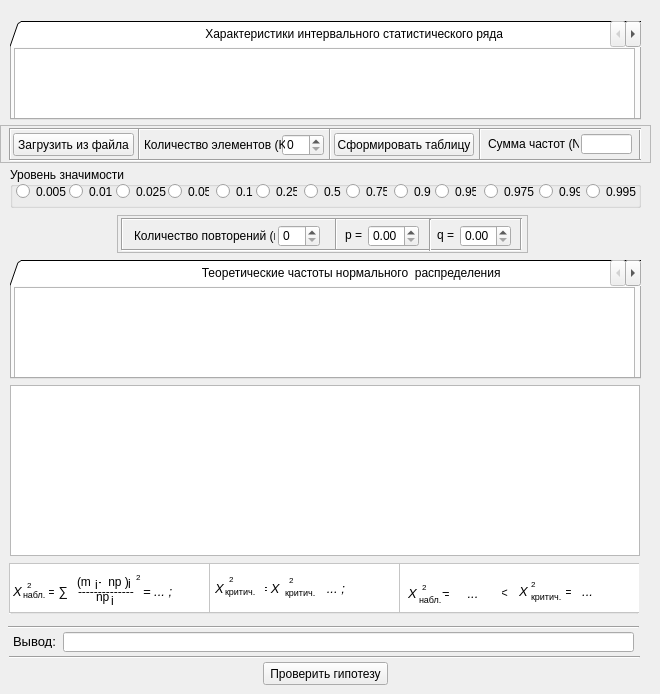
    <widget class="QWidget" name="page_9">
     <widget class="QTabWidget" name="tabWidget_11">
      <property name="geometry">
       <rect>
        <x>10</x>
        <y>21</y>
        <width>631</width>
        <height>99</height>
       </rect>
      </property>
      <property name="tabShape">
       <enum>QTabWidget::Triangular</enum>
      </property>
      <property name="currentIndex">
       <number>0</number>
      </property>
      <widget class="QWidget" name="tab_12">
       <attribute name="title">
        <string>                                                       Характеристики интервального статистического ряда                                                      </string>
       </attribute>
       <widget class="QTableWidget" name="Table_for_Binomial_Distribution">
        <property name="geometry">
         <rect>
          <x>2</x>
          <y>1</y>
          <width>621</width>
          <height>78</height>
         </rect>
        </property>
        <property name="styleSheet">
         <string notr="true">selection-color: rgb(0, 0, 0);
selection-background-color: rgb(255, 255, 255);</string>
        </property>
        <attribute name="horizontalHeaderVisible">
         <bool>false</bool>
        </attribute>
        <attribute name="horizontalHeaderDefaultSectionSize">
         <number>85</number>
        </attribute>
        <attribute name="verticalHeaderVisible">
         <bool>false</bool>
        </attribute>
        <attribute name="verticalHeaderDefaultSectionSize">
         <number>20</number>
        </attribute>
       </widget>
      </widget>
     </widget>
     <widget class="QFrame" name="frame_23">
      <property name="geometry">
       <rect>
        <x>0</x>
        <y>125</y>
        <width>651</width>
        <height>38</height>
       </rect>
      </property>
      <property name="frameShape">
       <enum>QFrame::StyledPanel</enum>
      </property>
      <property name="frameShadow">
       <enum>QFrame::Raised</enum>
      </property>
      <widget class="Line" name="line_171">
       <property name="geometry">
        <rect>
         <x>0</x>
         <y>3</y>
         <width>20</width>
         <height>32</height>
        </rect>
       </property>
       <property name="orientation">
        <enum>Qt::Vertical</enum>
       </property>
      </widget>
      <widget class="Line" name="line_172">
       <property name="geometry">
        <rect>
         <x>630</x>
         <y>3</y>
         <width>20</width>
         <height>32</height>
        </rect>
       </property>
       <property name="orientation">
        <enum>Qt::Vertical</enum>
       </property>
      </widget>
      <widget class="Line" name="line_181">
       <property name="geometry">
        <rect>
         <x>10</x>
         <y>-4</y>
         <width>631</width>
         <height>16</height>
        </rect>
       </property>
       <property name="orientation">
        <enum>Qt::Horizontal</enum>
       </property>
      </widget>
      <widget class="Line" name="line_182">
       <property name="geometry">
        <rect>
         <x>10</x>
         <y>27</y>
         <width>631</width>
         <height>16</height>
        </rect>
       </property>
       <property name="orientation">
        <enum>Qt::Horizontal</enum>
       </property>
      </widget>
      <widget class="Line" name="line_183">
       <property name="geometry">
        <rect>
         <x>129</x>
         <y>3</y>
         <width>20</width>
         <height>32</height>
        </rect>
       </property>
       <property name="orientation">
        <enum>Qt::Vertical</enum>
       </property>
      </widget>
      <widget class="Line" name="line_184">
       <property name="geometry">
        <rect>
         <x>470</x>
         <y>3</y>
         <width>20</width>
         <height>32</height>
        </rect>
       </property>
       <property name="orientation">
        <enum>Qt::Vertical</enum>
       </property>
      </widget>
      <widget class="Line" name="line_185">
       <property name="geometry">
        <rect>
         <x>320</x>
         <y>3</y>
         <width>20</width>
         <height>32</height>
        </rect>
       </property>
       <property name="orientation">
        <enum>Qt::Vertical</enum>
       </property>
      </widget>
      <widget class="QPushButton" name="Load_Button_for_Binomial_Distribution">
       <property name="geometry">
        <rect>
         <x>13</x>
         <y>8</y>
         <width>121</width>
         <height>23</height>
        </rect>
       </property>
       <property name="text">
        <string>Загрузить из файла</string>
       </property>
      </widget>
      <widget class="QSpinBox" name="Count_for_Binomial_Distribution">
       <property name="geometry">
        <rect>
         <x>282</x>
         <y>9</y>
         <width>42</width>
         <height>22</height>
        </rect>
       </property>
       <property name="maximum">
        <number>99999</number>
       </property>
      </widget>
      <widget class="QLabel" name="label_128">
       <property name="geometry">
        <rect>
         <x>144</x>
         <y>12</y>
         <width>141</width>
         <height>16</height>
        </rect>
       </property>
       <property name="text">
        <string>Количество элементов (K)</string>
       </property>
      </widget>
      <widget class="QPushButton" name="Create_Table_for_Binomial_Distribution">
       <property name="geometry">
        <rect>
         <x>334</x>
         <y>8</y>
         <width>140</width>
         <height>23</height>
        </rect>
       </property>
       <property name="text">
        <string>Сформировать таблицу</string>
       </property>
      </widget>
      <widget class="QLineEdit" name="Sum_for_Binomial_Distribution">
       <property name="geometry">
        <rect>
         <x>581</x>
         <y>9</y>
         <width>51</width>
         <height>20</height>
        </rect>
       </property>
       <property name="readOnly">
        <bool>false</bool>
       </property>
      </widget>
      <widget class="QLabel" name="label_129">
       <property name="geometry">
        <rect>
         <x>488</x>
         <y>9</y>
         <width>91</width>
         <height>20</height>
        </rect>
       </property>
       <property name="text">
        <string>Сумма частот (N)</string>
       </property>
      </widget>
     </widget>
     <widget class="QGroupBox" name="groupBox_9">
      <property name="geometry">
       <rect>
        <x>10</x>
        <y>167</y>
        <width>631</width>
        <height>41</height>
       </rect>
      </property>
      <property name="title">
       <string>Уровень значимости</string>
      </property>
      <widget class="QRadioButton" name="Significance_Level_2_Page_3_Point_2">
       <property name="geometry">
        <rect>
         <x>59</x>
         <y>16</y>
         <width>51</width>
         <height>17</height>
        </rect>
       </property>
       <property name="text">
        <string>0.01</string>
       </property>
      </widget>
      <widget class="QRadioButton" name="Significance_Level_6_Page_3_Point_2">
       <property name="geometry">
        <rect>
         <x>246</x>
         <y>16</y>
         <width>41</width>
         <height>17</height>
        </rect>
       </property>
       <property name="text">
        <string>0.25</string>
       </property>
      </widget>
      <widget class="QRadioButton" name="Significance_Level_4_Page_3_Point_2">
       <property name="geometry">
        <rect>
         <x>158</x>
         <y>16</y>
         <width>41</width>
         <height>17</height>
        </rect>
       </property>
       <property name="text">
        <string>0.05</string>
       </property>
      </widget>
      <widget class="QRadioButton" name="Significance_Level_10_Page_3_Point_2">
       <property name="geometry">
        <rect>
         <x>425</x>
         <y>16</y>
         <width>41</width>
         <height>17</height>
        </rect>
       </property>
       <property name="text">
        <string>0.95</string>
       </property>
      </widget>
      <widget class="QRadioButton" name="Significance_Level_5_Page_3_Point_2">
       <property name="geometry">
        <rect>
         <x>206</x>
         <y>16</y>
         <width>41</width>
         <height>17</height>
        </rect>
       </property>
       <property name="text">
        <string>0.1</string>
       </property>
      </widget>
      <widget class="QRadioButton" name="Significance_Level_11_Page_3_Point_2">
       <property name="geometry">
        <rect>
         <x>474</x>
         <y>16</y>
         <width>51</width>
         <height>17</height>
        </rect>
       </property>
       <property name="text">
        <string>0.975</string>
       </property>
      </widget>
      <widget class="QRadioButton" name="Significance_Level_1_Page_3_Point_2">
       <property name="geometry">
        <rect>
         <x>6</x>
         <y>16</y>
         <width>51</width>
         <height>17</height>
        </rect>
       </property>
       <property name="text">
        <string>0.005</string>
       </property>
      </widget>
      <widget class="QRadioButton" name="Significance_Level_3_Page_3_Point_2">
       <property name="geometry">
        <rect>
         <x>106</x>
         <y>16</y>
         <width>51</width>
         <height>17</height>
        </rect>
       </property>
       <property name="text">
        <string>0.025</string>
       </property>
      </widget>
      <widget class="QRadioButton" name="Significance_Level_7_Page_3_Point_2">
       <property name="geometry">
        <rect>
         <x>294</x>
         <y>16</y>
         <width>41</width>
         <height>17</height>
        </rect>
       </property>
       <property name="text">
        <string>0.5</string>
       </property>
      </widget>
      <widget class="QRadioButton" name="Significance_Level_8_Page_3_Point_2">
       <property name="geometry">
        <rect>
         <x>336</x>
         <y>16</y>
         <width>41</width>
         <height>17</height>
        </rect>
       </property>
       <property name="text">
        <string>0.75</string>
       </property>
      </widget>
      <widget class="QRadioButton" name="Significance_Level_9_Page_3_Point_2">
       <property name="geometry">
        <rect>
         <x>384</x>
         <y>16</y>
         <width>41</width>
         <height>17</height>
        </rect>
       </property>
       <property name="text">
        <string>0.9</string>
       </property>
      </widget>
      <widget class="QRadioButton" name="Significance_Level_12_Page_3_Point_2">
       <property name="geometry">
        <rect>
         <x>529</x>
         <y>16</y>
         <width>41</width>
         <height>17</height>
        </rect>
       </property>
       <property name="text">
        <string>0.99</string>
       </property>
      </widget>
      <widget class="QRadioButton" name="Significance_Level_13_Page_3_Point_2">
       <property name="geometry">
        <rect>
         <x>576</x>
         <y>16</y>
         <width>51</width>
         <height>17</height>
        </rect>
       </property>
       <property name="text">
        <string>0.995</string>
       </property>
      </widget>
     </widget>
     <widget class="QFrame" name="frame_24">
      <property name="geometry">
       <rect>
        <x>117</x>
        <y>215</y>
        <width>411</width>
        <height>38</height>
       </rect>
      </property>
      <property name="frameShape">
       <enum>QFrame::StyledPanel</enum>
      </property>
      <property name="frameShadow">
       <enum>QFrame::Raised</enum>
      </property>
      <widget class="Line" name="line_186">
       <property name="geometry">
        <rect>
         <x>-5</x>
         <y>3</y>
         <width>20</width>
         <height>32</height>
        </rect>
       </property>
       <property name="orientation">
        <enum>Qt::Vertical</enum>
       </property>
      </widget>
      <widget class="Line" name="line_187">
       <property name="geometry">
        <rect>
         <x>394</x>
         <y>3</y>
         <width>20</width>
         <height>32</height>
        </rect>
       </property>
       <property name="orientation">
        <enum>Qt::Vertical</enum>
       </property>
      </widget>
      <widget class="Line" name="line_188">
       <property name="geometry">
        <rect>
         <x>5</x>
         <y>-4</y>
         <width>399</width>
         <height>16</height>
        </rect>
       </property>
       <property name="orientation">
        <enum>Qt::Horizontal</enum>
       </property>
      </widget>
      <widget class="Line" name="line_189">
       <property name="geometry">
        <rect>
         <x>5</x>
         <y>27</y>
         <width>399</width>
         <height>16</height>
        </rect>
       </property>
       <property name="orientation">
        <enum>Qt::Horizontal</enum>
       </property>
      </widget>
      <widget class="Line" name="line_190">
       <property name="geometry">
        <rect>
         <x>303</x>
         <y>4</y>
         <width>20</width>
         <height>32</height>
        </rect>
       </property>
       <property name="orientation">
        <enum>Qt::Vertical</enum>
       </property>
      </widget>
      <widget class="Line" name="line_191">
       <property name="geometry">
        <rect>
         <x>209</x>
         <y>3</y>
         <width>20</width>
         <height>32</height>
        </rect>
       </property>
       <property name="orientation">
        <enum>Qt::Vertical</enum>
       </property>
      </widget>
      <widget class="QSpinBox" name="n">
       <property name="geometry">
        <rect>
         <x>161</x>
         <y>10</y>
         <width>42</width>
         <height>22</height>
        </rect>
       </property>
       <property name="maximum">
        <number>99999</number>
       </property>
      </widget>
      <widget class="QLabel" name="label_130">
       <property name="geometry">
        <rect>
         <x>17</x>
         <y>13</y>
         <width>141</width>
         <height>16</height>
        </rect>
       </property>
       <property name="text">
        <string>Количество повторений (n)</string>
       </property>
      </widget>
      <widget class="QDoubleSpinBox" name="p">
       <property name="geometry">
        <rect>
         <x>251</x>
         <y>10</y>
         <width>51</width>
         <height>22</height>
        </rect>
       </property>
       <property name="maximum">
        <double>1.000000000000000</double>
       </property>
       <property name="singleStep">
        <double>0.020000000000000</double>
       </property>
      </widget>
      <widget class="QLabel" name="label_131">
       <property name="geometry">
        <rect>
         <x>228</x>
         <y>10</y>
         <width>21</width>
         <height>20</height>
        </rect>
       </property>
       <property name="text">
        <string>p =</string>
       </property>
      </widget>
      <widget class="QDoubleSpinBox" name="q">
       <property name="geometry">
        <rect>
         <x>343</x>
         <y>10</y>
         <width>51</width>
         <height>22</height>
        </rect>
       </property>
       <property name="maximum">
        <double>1.000000000000000</double>
       </property>
       <property name="singleStep">
        <double>0.020000000000000</double>
       </property>
      </widget>
      <widget class="QLabel" name="label_132">
       <property name="geometry">
        <rect>
         <x>320</x>
         <y>10</y>
         <width>21</width>
         <height>20</height>
        </rect>
       </property>
       <property name="text">
        <string>q =</string>
       </property>
      </widget>
     </widget>
     <widget class="Line" name="line_24">
      <property name="geometry">
       <rect>
        <x>8</x>
        <y>617</y>
        <width>631</width>
        <height>20</height>
       </rect>
      </property>
      <property name="orientation">
       <enum>Qt::Horizontal</enum>
      </property>
     </widget>
     <widget class="Line" name="line_25">
      <property name="geometry">
       <rect>
        <x>9</x>
        <y>647</y>
        <width>631</width>
        <height>20</height>
       </rect>
      </property>
      <property name="orientation">
       <enum>Qt::Horizontal</enum>
      </property>
     </widget>
     <widget class="QGroupBox" name="groupBox_10">
      <property name="geometry">
       <rect>
        <x>9</x>
        <y>563</y>
        <width>630</width>
        <height>51</height>
       </rect>
      </property>
      <property name="styleSheet">
       <string notr="true">background-color: rgb(255, 255, 255);</string>
      </property>
      <property name="title">
       <string/>
      </property>
      <widget class="QFrame" name="frame_28">
       <property name="geometry">
        <rect>
         <x>390</x>
         <y>0</y>
         <width>241</width>
         <height>50</height>
        </rect>
       </property>
       <property name="frameShape">
        <enum>QFrame::StyledPanel</enum>
       </property>
       <property name="frameShadow">
        <enum>QFrame::Raised</enum>
       </property>
       <widget class="QLabel" name="label_181">
        <property name="geometry">
         <rect>
          <x>120</x>
          <y>20</y>
          <width>111</width>
          <height>16</height>
         </rect>
        </property>
        <property name="font">
         <font>
          <pointsize>10</pointsize>
          <italic>true</italic>
         </font>
        </property>
        <property name="text">
         <string>X          =   ...</string>
        </property>
       </widget>
       <widget class="QLabel" name="label_182">
        <property name="geometry">
         <rect>
          <x>101</x>
          <y>22</y>
          <width>18</width>
          <height>16</height>
         </rect>
        </property>
        <property name="font">
         <font>
          <pointsize>10</pointsize>
          <italic>true</italic>
         </font>
        </property>
        <property name="text">
         <string>&lt;</string>
        </property>
       </widget>
       <widget class="QLabel" name="label_183">
        <property name="geometry">
         <rect>
          <x>132</x>
          <y>15</y>
          <width>6</width>
          <height>12</height>
         </rect>
        </property>
        <property name="font">
         <font>
          <pointsize>6</pointsize>
         </font>
        </property>
        <property name="text">
         <string>2</string>
        </property>
       </widget>
       <widget class="QLabel" name="label_184">
        <property name="geometry">
         <rect>
          <x>23</x>
          <y>18</y>
          <width>6</width>
          <height>12</height>
         </rect>
        </property>
        <property name="font">
         <font>
          <pointsize>6</pointsize>
         </font>
        </property>
        <property name="text">
         <string>2</string>
        </property>
       </widget>
       <widget class="QLabel" name="label_185">
        <property name="geometry">
         <rect>
          <x>132</x>
          <y>27</y>
          <width>35</width>
          <height>12</height>
         </rect>
        </property>
        <property name="font">
         <font>
          <pointsize>7</pointsize>
         </font>
        </property>
        <property name="text">
         <string>критич.</string>
        </property>
       </widget>
       <widget class="QLabel" name="label_186">
        <property name="geometry">
         <rect>
          <x>9</x>
          <y>22</y>
          <width>94</width>
          <height>16</height>
         </rect>
        </property>
        <property name="font">
         <font>
          <pointsize>10</pointsize>
          <italic>true</italic>
         </font>
        </property>
        <property name="text">
         <string>X       =     ...</string>
        </property>
       </widget>
       <widget class="QLabel" name="label_191">
        <property name="geometry">
         <rect>
          <x>20</x>
          <y>30</y>
          <width>26</width>
          <height>12</height>
         </rect>
        </property>
        <property name="font">
         <font>
          <pointsize>7</pointsize>
         </font>
        </property>
        <property name="text">
         <string>набл.</string>
        </property>
       </widget>
       <zorder>label_181</zorder>
       <zorder>label_182</zorder>
       <zorder>label_185</zorder>
       <zorder>label_186</zorder>
       <zorder>label_191</zorder>
       <zorder>label_183</zorder>
       <zorder>label_184</zorder>
      </widget>
      <widget class="QFrame" name="frame_29">
       <property name="geometry">
        <rect>
         <x>0</x>
         <y>0</y>
         <width>201</width>
         <height>50</height>
        </rect>
       </property>
       <property name="frameShape">
        <enum>QFrame::StyledPanel</enum>
       </property>
       <property name="frameShadow">
        <enum>QFrame::Raised</enum>
       </property>
       <widget class="QLabel" name="label_192">
        <property name="geometry">
         <rect>
          <x>102</x>
          <y>32</y>
          <width>4</width>
          <height>12</height>
         </rect>
        </property>
        <property name="text">
         <string>i</string>
        </property>
       </widget>
       <widget class="QLabel" name="label_193">
        <property name="geometry">
         <rect>
          <x>68</x>
          <y>12</y>
          <width>71</width>
          <height>14</height>
         </rect>
        </property>
        <property name="font">
         <font>
          <pointsize>9</pointsize>
         </font>
        </property>
        <property name="text">
         <string>(m  -  np )</string>
        </property>
       </widget>
       <widget class="QLabel" name="label_194">
        <property name="geometry">
         <rect>
          <x>14</x>
          <y>25</y>
          <width>26</width>
          <height>12</height>
         </rect>
        </property>
        <property name="font">
         <font>
          <pointsize>7</pointsize>
         </font>
        </property>
        <property name="text">
         <string>набл.</string>
        </property>
       </widget>
       <widget class="QLabel" name="label_195">
        <property name="geometry">
         <rect>
          <x>87</x>
          <y>27</y>
          <width>16</width>
          <height>14</height>
         </rect>
        </property>
        <property name="font">
         <font>
          <pointsize>9</pointsize>
         </font>
        </property>
        <property name="text">
         <string>np</string>
        </property>
       </widget>
       <widget class="QLabel" name="label_196">
        <property name="geometry">
         <rect>
          <x>127</x>
          <y>8</y>
          <width>6</width>
          <height>12</height>
         </rect>
        </property>
        <property name="font">
         <font>
          <pointsize>6</pointsize>
         </font>
        </property>
        <property name="text">
         <string>2</string>
        </property>
       </widget>
       <widget class="QLabel" name="label_197">
        <property name="geometry">
         <rect>
          <x>134</x>
          <y>20</y>
          <width>61</width>
          <height>16</height>
         </rect>
        </property>
        <property name="font">
         <font>
          <pointsize>10</pointsize>
          <italic>true</italic>
         </font>
        </property>
        <property name="text">
         <string>= ... ;</string>
        </property>
       </widget>
       <widget class="QLabel" name="label_198">
        <property name="geometry">
         <rect>
          <x>119</x>
          <y>15</y>
          <width>4</width>
          <height>12</height>
         </rect>
        </property>
        <property name="text">
         <string>i</string>
        </property>
       </widget>
       <widget class="QLabel" name="label_199">
        <property name="geometry">
         <rect>
          <x>69</x>
          <y>28</y>
          <width>56</width>
          <height>2</height>
         </rect>
        </property>
        <property name="text">
         <string>----------------</string>
        </property>
       </widget>
       <widget class="QLabel" name="label_200">
        <property name="geometry">
         <rect>
          <x>86</x>
          <y>16</y>
          <width>4</width>
          <height>12</height>
         </rect>
        </property>
        <property name="text">
         <string>i</string>
        </property>
       </widget>
       <widget class="QLabel" name="label_201">
        <property name="geometry">
         <rect>
          <x>18</x>
          <y>16</y>
          <width>6</width>
          <height>12</height>
         </rect>
        </property>
        <property name="font">
         <font>
          <pointsize>6</pointsize>
         </font>
        </property>
        <property name="text">
         <string>2</string>
        </property>
       </widget>
       <widget class="QLabel" name="label_202">
        <property name="geometry">
         <rect>
          <x>4</x>
          <y>20</y>
          <width>60</width>
          <height>16</height>
         </rect>
        </property>
        <property name="font">
         <font>
          <pointsize>10</pointsize>
          <italic>true</italic>
         </font>
        </property>
        <property name="text">
         <string>X       = ∑</string>
        </property>
       </widget>
       <zorder>label_193</zorder>
       <zorder>label_195</zorder>
       <zorder>label_197</zorder>
       <zorder>label_198</zorder>
       <zorder>label_199</zorder>
       <zorder>label_200</zorder>
       <zorder>label_202</zorder>
       <zorder>label_201</zorder>
       <zorder>label_192</zorder>
       <zorder>label_194</zorder>
       <zorder>label_196</zorder>
      </widget>
      <widget class="QFrame" name="frame_30">
       <property name="geometry">
        <rect>
         <x>200</x>
         <y>0</y>
         <width>191</width>
         <height>50</height>
        </rect>
       </property>
       <property name="frameShape">
        <enum>QFrame::StyledPanel</enum>
       </property>
       <property name="frameShadow">
        <enum>QFrame::Raised</enum>
       </property>
       <widget class="QLabel" name="label_203">
        <property name="geometry">
         <rect>
          <x>76</x>
          <y>23</y>
          <width>40</width>
          <height>12</height>
         </rect>
        </property>
        <property name="font">
         <font>
          <pointsize>7</pointsize>
         </font>
        </property>
        <property name="text">
         <string>критич.</string>
        </property>
       </widget>
       <widget class="QLabel" name="label_204">
        <property name="geometry">
         <rect>
          <x>80</x>
          <y>11</y>
          <width>6</width>
          <height>12</height>
         </rect>
        </property>
        <property name="font">
         <font>
          <pointsize>6</pointsize>
         </font>
        </property>
        <property name="text">
         <string>2</string>
        </property>
       </widget>
       <widget class="QLabel" name="label_205">
        <property name="geometry">
         <rect>
          <x>6</x>
          <y>17</y>
          <width>180</width>
          <height>16</height>
         </rect>
        </property>
        <property name="font">
         <font>
          <pointsize>10</pointsize>
          <italic>true</italic>
         </font>
        </property>
        <property name="text">
         <string>X          = X          = ... ;</string>
        </property>
       </widget>
       <widget class="QLabel" name="label_206">
        <property name="geometry">
         <rect>
          <x>16</x>
          <y>22</y>
          <width>40</width>
          <height>12</height>
         </rect>
        </property>
        <property name="font">
         <font>
          <pointsize>7</pointsize>
         </font>
        </property>
        <property name="text">
         <string>критич.</string>
        </property>
       </widget>
       <widget class="QLabel" name="label_207">
        <property name="geometry">
         <rect>
          <x>20</x>
          <y>10</y>
          <width>6</width>
          <height>12</height>
         </rect>
        </property>
        <property name="font">
         <font>
          <pointsize>6</pointsize>
         </font>
        </property>
        <property name="text">
         <string>2</string>
        </property>
       </widget>
       <zorder>label_205</zorder>
       <zorder>label_207</zorder>
       <zorder>label_203</zorder>
       <zorder>label_204</zorder>
       <zorder>label_206</zorder>
      </widget>
     </widget>
     <widget class="QLabel" name="label_208">
      <property name="geometry">
       <rect>
        <x>13</x>
        <y>635</y>
        <width>46</width>
        <height>13</height>
       </rect>
      </property>
      <property name="font">
       <font>
        <pointsize>10</pointsize>
       </font>
      </property>
      <property name="text">
       <string>Вывод:</string>
      </property>
     </widget>
     <widget class="QPushButton" name="Testing_Hypothesis_Binomial_Distribution_Button">
      <property name="geometry">
       <rect>
        <x>263</x>
        <y>662</y>
        <width>125</width>
        <height>23</height>
       </rect>
      </property>
      <property name="text">
       <string>Проверить гипотезу</string>
      </property>
     </widget>
     <widget class="QLineEdit" name="Result_Testing_Hypothesis_Binomial_Distribution">
      <property name="geometry">
       <rect>
        <x>63</x>
        <y>632</y>
        <width>571</width>
        <height>20</height>
       </rect>
      </property>
      <property name="readOnly">
       <bool>true</bool>
      </property>
     </widget>
     <widget class="QTabWidget" name="tabWidget_12">
      <property name="geometry">
       <rect>
        <x>10</x>
        <y>260</y>
        <width>631</width>
        <height>119</height>
       </rect>
      </property>
      <property name="tabShape">
       <enum>QTabWidget::Triangular</enum>
      </property>
      <property name="currentIndex">
       <number>0</number>
      </property>
      <widget class="QWidget" name="tab_13">
       <attribute name="title">
        <string>                                                      Теоретические частоты нормального  распределения                                                        </string>
       </attribute>
       <widget class="QTableWidget" name="Table_Theoretical_Frequency_for_Binomial_Distribution">
        <property name="geometry">
         <rect>
          <x>2</x>
          <y>1</y>
          <width>621</width>
          <height>98</height>
         </rect>
        </property>
        <property name="styleSheet">
         <string notr="true">selection-color: rgb(0, 0, 0);
selection-background-color: rgb(255, 255, 255);</string>
        </property>
        <property name="editTriggers">
         <set>QAbstractItemView::NoEditTriggers</set>
        </property>
        <property name="tabKeyNavigation">
         <bool>false</bool>
        </property>
        <property name="showDropIndicator" stdset="0">
         <bool>false</bool>
        </property>
        <property name="dragDropOverwriteMode">
         <bool>false</bool>
        </property>
        <attribute name="horizontalHeaderVisible">
         <bool>false</bool>
        </attribute>
        <attribute name="horizontalHeaderDefaultSectionSize">
         <number>85</number>
        </attribute>
        <attribute name="verticalHeaderVisible">
         <bool>false</bool>
        </attribute>
        <attribute name="verticalHeaderDefaultSectionSize">
         <number>20</number>
        </attribute>
       </widget>
      </widget>
     </widget>
     <widget class="QGraphicsView" name="P_Browser_for_Binomial_Distribution">
      <property name="geometry">
       <rect>
        <x>10</x>
        <y>385</y>
        <width>630</width>
        <height>171</height>
       </rect>
      </property>
     </widget>
    </widget>
